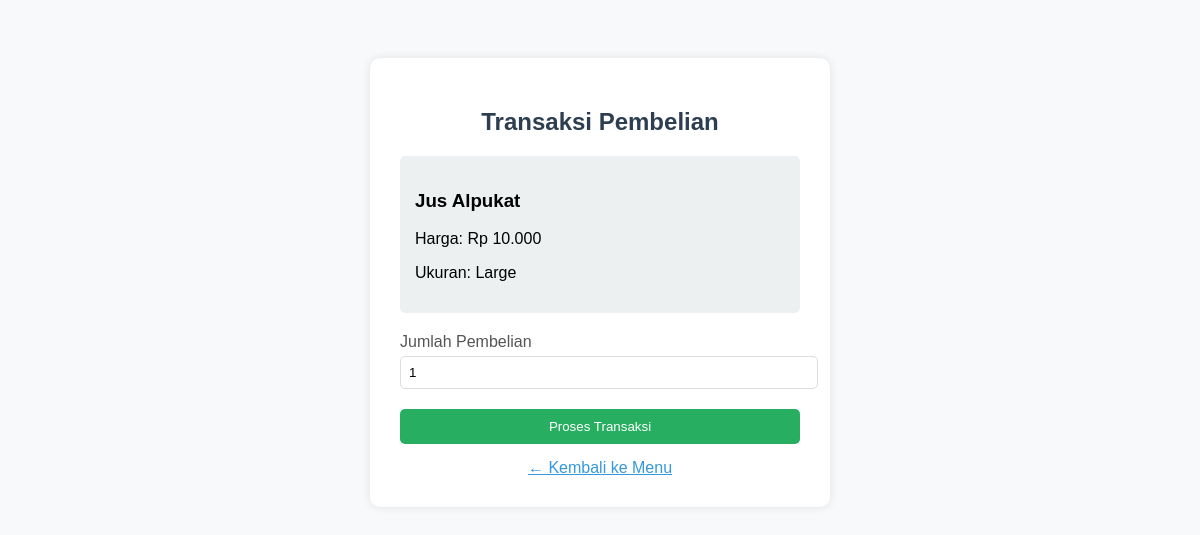
The app's page /transaksi.php?product_id=3 (signed in) with its own data.
### tables this page shows
CREATE TABLE `products` (
  `id` int(11) NOT NULL,
  `name` varchar(100) NOT NULL,
  `price` decimal(10,2) NOT NULL,
  `size` varchar(50) DEFAULT NULL,
  `description` text DEFAULT NULL
);

### transaksi.php (the view, shortened to what this page needs)
<?php
include 'config.php';
$product_id = $_GET['product_id'] ?? 0;
$stmt = $conn->prepare("SELECT * FROM products WHERE id = ?");
$stmt->execute([$product_id]);
$product = $stmt->fetch();
?>
<!DOCTYPE html>
<html lang="id">
<head>
</head>
<body>
    <div class="container">
        <h2>Transaksi Pembelian</h2>
        <div class="product-info">
            <h3><?php echo $product['name']; ?></h3>
            <p>Harga: Rp <?php echo number_format($product['price'], 0, ',', '.'); ?></p>
            <p>Ukuran: <?php echo $product['size']; ?></p>
        </div>
        <form method="POST">
            <div class="form-group">
                <label>Jumlah Pembelian</label>
                <input type="number" name="quantity" min="1" max="10" value="1" required>
            </div>
            <button type="submit" class="btn">Proses Transaksi</button>
        </form>
        <a href="menu.php" class="back">← Kembali ke Menu</a>
    </div>
</body>
</html>

### transaksi.php (style rules this page uses)
body { font-family: Arial, sans-serif; background: #f8f9fa; display: flex; justify-content: center; padding: 50px; }
.container { background: white; padding: 30px; border-radius: 10px; box-shadow: 0 0 10px rgba(0,0,0,0.1); width: 400px; }
h2 { color: #2c3e50; text-align: center; }
.product-info { background: #ecf0f1; padding: 15px; border-radius: 5px; margin-bottom: 20px; }
.form-group { margin-bottom: 20px; }
label { display: block; margin-bottom: 5px; color: #555; }
input { width: 100%; padding: 8px; border: 1px solid #ddd; border-radius: 5px; }
.btn { background: #27ae60; color: white; border: none; padding: 10px 15px; border-radius: 5px; cursor: pointer; width: 100%; }
.back { display: block; text-align: center; margin-top: 15px; color: #3498db; }

### records on screen
products: name "Jus Alpukat", price "10.000", size "Large"
